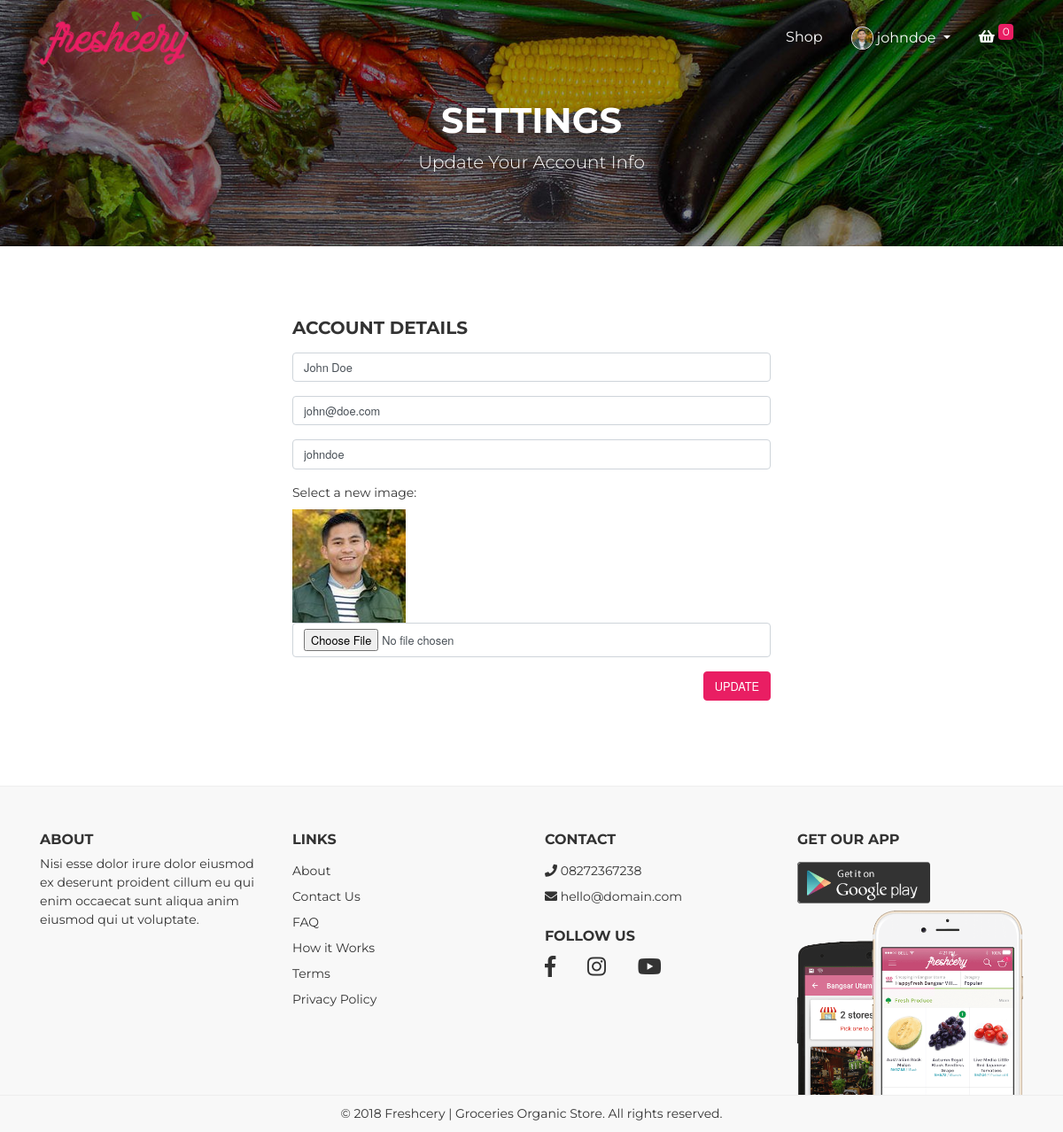
Page /users/setting.php?id=1 (signed in) on the committed database.
### tables this page shows
CREATE TABLE `users` (
  `user_id` int(11) NOT NULL,
  `user_fullname` varchar(200) DEFAULT NULL,
  `user_email` varchar(200) DEFAULT NULL,
  `username` varchar(200) DEFAULT NULL,
  `user_image` varchar(200) DEFAULT NULL,
  `user_password` varchar(200) DEFAULT NULL,
  `created_at` timestamp NOT NULL DEFAULT current_timestamp()
);

### users/setting.php (the view, shortened to what this page needs)
<?php require_once "../includes/header.php"; ?>
<?php require_once "../config/config.php"; ?>
<?php
if (isset($_SESSION['user_id']) && $_SESSION['user_id'] == $_GET['id']) {
    $id = $_SESSION['user_id'];
    $user = $conn->query("SELECT * FROM users WHERE user_id = '$id'");
    $user->execute();
    $userData = $user->fetch(PDO::FETCH_ASSOC);
} else {
    echo "<script>window.location.href='" . APPURL . "'</script>";
}
?>
    <div id="page-content" class="page-content">
        <div class="banner">
            <div class="jumbotron jumbotron-bg text-center rounded-0" style="background-image: url('<?php echo APPURL; ?>/assets//img/bg-header.jpg');">
                <div class="container">
                    <h1 class="pt-5">
                        Settings
                    </h1>
                    <p class="lead">
                        Update Your Account Info
                    </p>
                </div>
            </div>
        </div>
        <section id="checkout">
            <div class="container">
                <div class="row justify-content-center">
                    <div class="col-xs-12 col-sm-6">
                        <h5 class="mb-3">ACCOUNT DETAILS</h5>
                        <form method="POST" class="bill-detail" enctype="multipart/form-data">
                            <fieldset>
                                <div class="form-group row">
                                    <div class="col">
                                        <input name="fullname" class="form-control" placeholder="Full Name" type="text" value="<?php echo $userData['user_fullname']; ?>">
                                    </div>
                                </div>
                                <div class="form-group">
                                    <input name="email" type="email" class="form-control" placeholder="Email" value="<?php echo $userData['user_email']; ?>">
                                </div>
                                <div class="form-group">
                                    <input name="username" class="form-control" placeholder="Username" type="text" value="<?php echo $userData['username']; ?>">
                                </div>
                                <div class="form-group">
                                    <div>
                                        <label for="immagine">Select a new image:</label>
                                    </div>
                                    <img src="<?php echo APPURL; ?>/assets/img/users/<?php echo $userData['user_image']; ?>" alt="" id="image" name="image" class="img-size-md">
                                    <input class="form-control" type="file" id="image" name="image" value="<?php echo $userData['user_image']; ?>">
                                </div>
                                <div class="form-group text-right">
                                    <button type="submit" name="submit" class="btn btn-primary">UPDATE</button>
                            </fieldset>
                        </form>
                    </div>
                </div>
            </div>
        </section>
    </div>
<?php require_once "../includes/footer.php"; ?>

### includes/header.php (shortened to what this page needs)
<?php require_once __DIR__ . '/../config/config.php'; ?>
<?php
    if (isset($_SESSION['user_id'])) {
        $id = $_SESSION['user_id'];
        $query = $conn->prepare("SELECT * FROM cart WHERE user_id = {$id}");
        $query->execute();
        $cartProducts = $query->fetchAll(PDO::FETCH_OBJ);
        $user = $conn->query("SELECT * FROM users WHERE user_id = '$id'");
        $user->execute();
        $userData = $user->fetch(PDO::FETCH_ASSOC);
    }
?>
<!DOCTYPE html>
<html>
<head>
    <link href="<?php echo APPURL; ?>/assets/fonts/sb-bistro/sb-bistro.css" rel="stylesheet" type="text/css">
    <link href="<?php echo APPURL; ?>/assets/fonts/font-awesome/font-awesome.css" rel="stylesheet" type="text/css">
    <link rel="stylesheet" type="text/css" media="all" href="<?php echo APPURL; ?>/assets/packages/bootstrap/bootstrap.css">
    <link rel="stylesheet" type="text/css" media="all" href="<?php echo APPURL; ?>/assets/packages/o2system-ui/o2system-ui.css">
    <link rel="stylesheet" type="text/css" media="all" href="<?php echo APPURL; ?>/assets/packages/owl-carousel/owl-carousel.css">
    <link rel="stylesheet" type="text/css" media="all" href="<?php echo APPURL; ?>/assets/packages/cloudzoom/cloudzoom.css">
    <link rel="stylesheet" type="text/css" media="all" href="<?php echo APPURL; ?>/assets/packages/thumbelina/thumbelina.css">
    <link rel="stylesheet" type="text/css" media="all" href="<?php echo APPURL; ?>/assets/packages/bootstrap-touchspin/bootstrap-touchspin.css">
    <link rel="stylesheet" type="text/css" media="all" href="<?php echo APPURL; ?>/assets/css/theme.css">
</head>
<body>
    <div class="page-header">
        <nav class="navbar fixed-top navbar-expand-md navbar-dark bg-transparent" id="page-navigation">
            <div class="container">
                <a href="<?php echo APPURL; ?>/index.php" class="navbar-brand">
                    <img src="<?php echo APPURL; ?>/assets/img/logo/logo.png" alt="">
                </a>
                <div class="collapse navbar-collapse" id="navbarcollapse">
                    <ul class="navbar-nav ml-auto">
                        <li class="nav-item">
                            <a href="<?php echo APPURL; ?>/shop.php" class="nav-link">Shop</a>
                        </li>
                        <?php if(!isset($_SESSION['username'])) : ?>
                        <li class="nav-item">
                            <a href="<?php echo APPURL; ?>/auth/register.php" class="nav-link">Register</a>
                        </li>
                        <li class="nav-item">
                            <a href="<?php echo APPURL; ?>/auth/login.php" class="nav-link">Login</a>
                        </li>
                        <?php else : ?>
                        <li class="nav-item dropdown">
                            <a class="nav-link dropdown-toggle" href="javascript:void(0)" id="navbarDropdown" role="button" data-toggle="dropdown" aria-haspopup="true" aria-expanded="false">
                                <div class="avatar-header"><img src="<?php echo APPURL;?>/assets/img/users/<?php echo $userData['user_image']; ?>"></div> <?php echo $_SESSION['username']; ?>
                            </a>
                        </li>
                        <li class="nav-item dropdown">
                        <a href="javascript:void(0)" class="nav-link dropdown-toggle" data-toggle="dropdown" aria-haspopup="true" aria-expanded="false">
                                <i class="fa fa-shopping-basket"></i> <span class="badge badge-primary"><?php echo count($cartProducts); ?></span>
                            </a>
                        </li>
                        <?php endif; ?>
                    </ul>
                </div>
            </div>
        </nav>

### assets/packages/o2system-ui/o2system-ui.css (style rules this page uses)
.bg-transparent { background:transparent !important;box-shadow:none }
body { color:#333;font-size:14px;font-family:"Oxygen", "Helvetica Neue", Arial, sans-serif }
button,input,optgroup,select,textarea { font-family:"Oxygen", "Helvetica Neue", Arial, sans-serif }
a { text-decoration:none !important;outline:0 !important }
input,select,.btn,.form-control,.dropdown-menu,.input-group-text { font-size:0.8rem }
.badge { padding:.5em .6em .6em .6em }
.badge-primary { background-color:#3783b5 }
.btn-primary { color:#FFF;background-color:#3783b5;border-color:#3783b5 }
.jumbotron { padding:4rem }
.jumbotron.jumbotron-bg { background-size:cover;color:#FFF }

### assets/css/theme.css (style rules this page uses)
body { color: #333333; font-size: 14px; font-family: "Montserrat", "Helvetica Neue", Arial, sans-serif; background: #fff; }
h1, h2, h3, h4, h5, h6 { text-transform: uppercase !important; font-weight: 700 !important; }
.badge { padding: 0.25em 0.4em; }
.btn-primary { background: #E91E63; border-color: #E91E63; }
section { padding: 80px 0; }
.badge-primary { background: #E91E63 !important; }
.page-header .navbar .navbar-brand img { height: 60px; }
.page-header .navbar .navbar-nav .nav-link { color: #FFF; font-size: 1rem; padding-right: 1rem; padding-left: 1rem; }
.page-header .navbar .navbar-nav .dropdown .badge { position: absolute; top: 5px; font-weight: 400; text-align: center; }
.page-header .navbar .avatar-header { width: 25px; height: 25px; overflow: hidden; border: 1px solid #eee; border-radius: 50%; display: inline-table; }
.page-header .navbar .avatar-header img { width: 100%; height: auto; }
.banner .jumbotron { margin-bottom: 0; }
.banner .jumbotron .container { position: relative; z-index: 5; }

### rows in the picture
users: user_image (picture), fullname "John Doe", email "john@doe.com", username "johndoe"

### other values in the picture
$_SESSION['username'] "johndoe"
count($cartProducts) "0"
